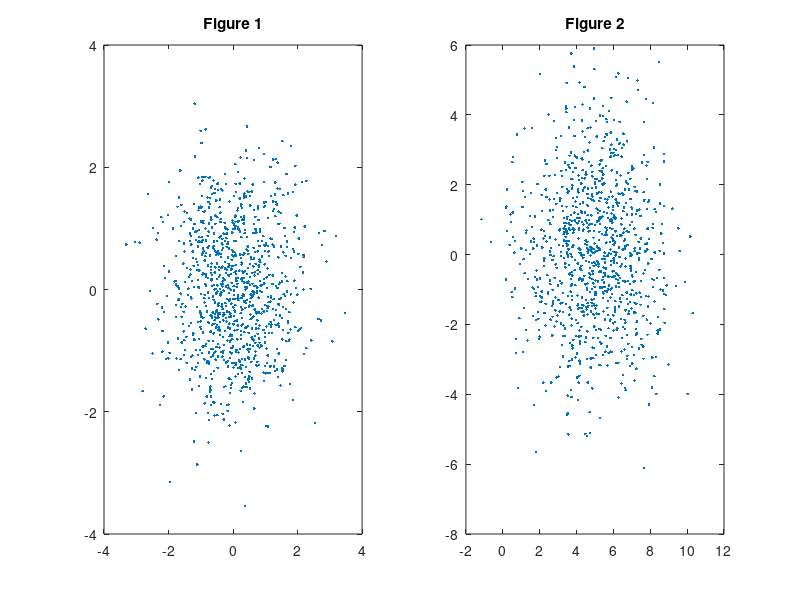

Recreate this plot in MATLAB.
mean1=[0 0]';
mean2=[5 0]';

mean=[mean1 mean2];
d=2;
cov1=eye(2);
cov2=4*eye(2);
inverse1=inv(cov1);
inverse2=inv(cov2);



X=mvnrnd(mean1,cov1,1000);
subplot(1,2,1);
plot(X(:,1),X(:,2),'.');
title('Figure 1');
hold on;
Y=mvnrnd(mean2,cov2,1000);
subplot(1,2,2);
plot(Y(:,1),Y(:,2),'.');
title('Figure 2');

%for i=1:1000
%   x1(i)=-100+rand*200;
%   x2(i)=-100+rand*200;
%   x=[x1(i) x2(i)];
%   mean1;
%   mean2;
%   p1(i)=1/((2*pi)^(d/2)*(abs(det(cov1))^0.5))*e^(-0.5*((x-mean1)*inverse1*(x-mean1)'))
%   p2(i)=1/((2*pi)^(d/2)*(abs(det(cov2))^0.5))*e^(-0.5*((x-mean2)*inverse2*(x-mean2)'))
%   endfor
%size(x1(:,1))
%size(x2(:,2))
%size(p1(:,1))
%plot3(x1(1,:)',x2(1,:)',p2(:,1)','.');

%X=mvnrnd(m,S,n)';% mvnrnd Function program attached with other files in the zip folder
%subplot(2,4,1);
%plot(X(1,:),X(2,:),'.');
%title('Figure 1');
%axis equal
%axis([-5 5 -5 5])